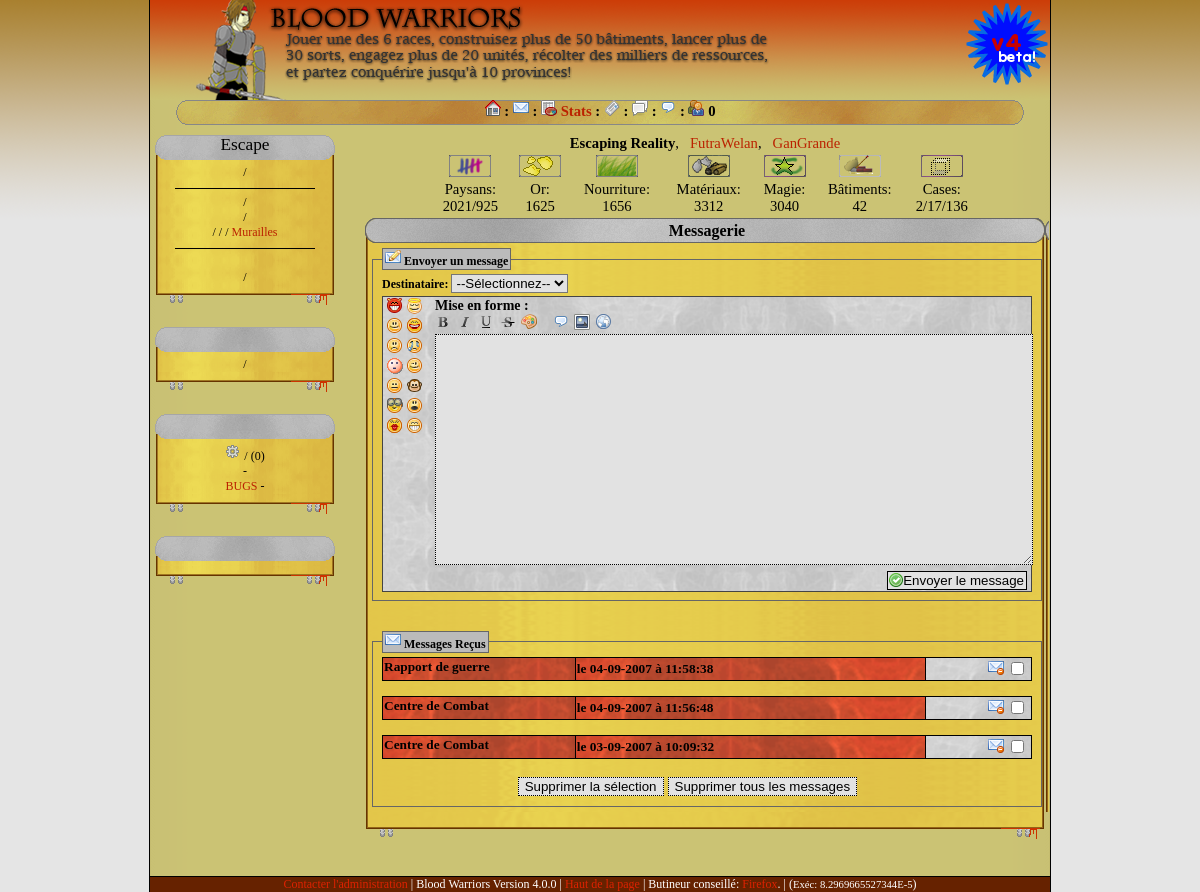
/index.php?p=mess (signed in), run on the app's committed database.
### tables this page shows
CREATE TABLE `joueurs` (
  `id` int(9) NOT NULL auto_increment,
  `login` varchar(30) NOT NULL default '',
  `password` varchar(255) NOT NULL default '',
  `pseudo` varchar(20) NOT NULL default '',
  `royaume` varchar(30) NOT NULL default '',
  `race` tinyint(1) unsigned NOT NULL default '0',
  `victoires` smallint(2) unsigned NOT NULL default '0',
  `pertes` smallint(2) unsigned NOT NULL default '0',
  `acceslvl` tinyint(1) unsigned NOT NULL default '0',
  `puissance` int(4) unsigned NOT NULL default '0',
  `theme` tinyint(2) NOT NULL default '0',
  `avatar` varchar(255) NOT NULL default '',
  `vacances` int(4) unsigned NOT NULL default '0',
  `ally_id` int(4) unsigned NOT NULL default '0',
  `ally_lvl` tinyint(1) unsigned NOT NULL default '0',
  `lang` varchar(5) NOT NULL default '',
  `user_session` int(4) unsigned NOT NULL default '0',
  `prenom` varchar(30) NOT NULL default '',
  `nom` varchar(30) NOT NULL default '',
  `email` varchar(60) NOT NULL default '',
  `activationtime` int(9) NOT NULL default '0',
  `decouverte` varchar(255) NOT NULL default '',
  `aut` varchar(15) NOT NULL default '100000000000001',
  PRIMARY KEY  (`id`)
);

CREATE TABLE `provinces` (
  `id` int(4) unsigned NOT NULL auto_increment,
  `id_joueur` int(4) unsigned NOT NULL default '0',
  `name` varchar(40) NOT NULL default '',
  `x` mediumint(3) unsigned NOT NULL default '0',
  `y` mediumint(3) unsigned NOT NULL default '0',
  `gold` smallint(2) unsigned NOT NULL default '0',
  `food` smallint(2) unsigned NOT NULL default '0',
  `stone` smallint(2) unsigned NOT NULL default '0',
  `wood` smallint(2) unsigned NOT NULL default '0',
  `mat` smallint(2) NOT NULL,
  `craft` smallint(2) unsigned NOT NULL default '0',
  `peasant` smallint(2) unsigned NOT NULL default '0',
  `etat` tinyint(1) unsigned NOT NULL default '0',
  `buildings` smallint(2) unsigned NOT NULL default '0',
  `cases_usuable` smallint(2) unsigned NOT NULL default '0',
  `cases_notusuable` smallint(2) unsigned NOT NULL default '0',
  `cases_total` smallint(2) unsigned NOT NULL default '0',
  `victoires` smallint(2) unsigned NOT NULL default '0',
  `pertes` smallint(3) unsigned NOT NULL default '0',
  `puissance` mediumint(3) unsigned NOT NULL default '0',
  `type_province` tinyint(1) unsigned NOT NULL default '0',
  `muraille_normal` tinyint(1) unsigned NOT NULL,
  `muraille_enchante` tinyint(1) unsigned NOT NULL,
  `muraille_magie` smallint(2) unsigned NOT NULL,
  `satisfaction` tinyint(1) unsigned NOT NULL,
  `esclaves` smallint(2) unsigned NOT NULL,
  PRIMARY KEY  (`id`)
);

CREATE TABLE `temp_paysans` (
  `id` bigint(8) unsigned NOT NULL auto_increment,
  `id_joueur` int(4) unsigned NOT NULL default '0',
  `section` float NOT NULL default '0',
  `nombre` smallint(2) NOT NULL default '0',
  `time` int(4) unsigned NOT NULL default '0',
  `id_province` int(4) unsigned NOT NULL default '0',
  `extra_info` varchar(50) NOT NULL,
  `esclave` enum('N','O') NOT NULL default 'N',
  PRIMARY KEY  (`id`)
);

CREATE TABLE `autres_smileys` (
  `id_smiley` int(11) NOT NULL auto_increment,
  `code` varchar(10) NOT NULL default '',
  `url_adresse` varchar(30) NOT NULL default '',
  PRIMARY KEY  (`id_smiley`)
);

CREATE TABLE `messages` (
  `id_message` int(4) unsigned NOT NULL auto_increment,
  `id_from` int(4) unsigned NOT NULL default '0',
  `id_to` int(4) unsigned NOT NULL default '0',
  `titre` varchar(30) NOT NULL,
  `message` longtext NOT NULL,
  `time` int(4) unsigned NOT NULL default '0',
  `nouveau` tinyint(1) unsigned NOT NULL default '0',
  `location` char(3) NOT NULL default '',
  `expiration` int(4) unsigned NOT NULL,
  PRIMARY KEY  (`id_message`)
);

### messagerie.php (the view, shortened to what the rows shown need)
<?php
include ('profil.php');
$lang_text = lang_include($Joueur->lang,'lang_messagerie');
echo "<form name=\"messagesend\" method=\"post\" action=\"?p=messmod&id=send\">\n";
bw_tableau_start($lang_text['TitleMess']);
bw_f_start(bw_icon('btn_newmail.png').$lang_text['send_title']);
echo "<strong>".$lang_text['to']."</strong>\n";
echo "		<select name=\"reciver\">\n";
echo "			<option value=\"\">--".$lang_text['select']."--</option>\n";
echo "		</select><br />\n";
include ('include/mise_en_forme.inc.php');
bw_afficheToolbar($lang_text['btn_send']);
bw_f_end();
echo "		</form><br />\n\n";
echo "		<form method=\"POST\" action=\"?p=messmod&id=delselection\">\n";
$Cpt = 0;
$sql = "SELECT a.*, b.pseudo FROM `messages` AS a LEFT JOIN joueurs AS b ON b.id = a.id_from WHERE `id_to` = '".$_SESSION['id_joueur']."' AND `location` = 'mes' ORDER BY id_message DESC" ;
$req = sql_query($sql);
$nombre = mysql_num_rows($req);
while($res = mysql_fetch_array($req))
{
	$ID_Mess = $res['id_message'];
	$FROM = $res['id_from'];
	?>
	<table class="newsmalltable">
	<tr>
		<th onclick="javascript:showHide('message_content_<?php echo $ID_Mess ; ?>');" valign="top" width="150px"><?php
			if($res['pseudo'] == '')
			{
				$Pseudo_Aff = (isset($lang_text['other_'.$FROM]) ? $lang_text['other_'.$FROM] : $lang_text['other_unfound']);
				echo $Pseudo_Aff;
			} else {
				$bln_PeutRep = true;
				$Pseudo_Aff = $res['pseudo'];
				echo "<a href=\"index.php?p=search2&joueurid=".$FROM."\">".$Pseudo_Aff."</a>";
			}
			?>
		<th onclick="javascript:showHide('message_content_<?php echo $ID_Mess; ?>');" width="275px" align="left" style="text-align: left;"><?php
		echo "le ".date($CONF['game_timeformat'], $res['time'])."</th>\n";
		echo "		<td onclick=\"javascript:element.chk_del".$Cpt.".checked='checked';\" width=\"75px\" align=\"right\" style=\"text-align: right;\">\n";
		echo "				<a href=\"index.php?p=messmod&id=del&num=".$ID_Mess."\">".bw_icon("btn_maildelete.png", $lang_text['delete'])."</a>";
		$Cpt ++;
		echo "<input type=\"checkbox\" name=\"chk_del".$Cpt."\" value=\"".$ID_Mess."\">\n";
		echo "		</th>\n";
		echo "	</tr>\n\n";
		echo "	</table>\n";
		echo "	<br />\n\n";
}
if ($nombre > 0)
{
	echo "<table width=\"100%\"><tr><td align=\"right\">\n";
	echo "	<input type=\"submit\" value=\"".$lang_text['del_select']."\">\n";
	echo "	</form>\n\n";
	echo "</td><td align=\"left\">\n";
	echo "	<form method=\"post\" action=\"?p=messmod&id=delall\">\n";
	echo "	<input type=\"submit\" value=\"".$lang_text['delall']."\">\n";
	echo "	</form>\n\n";
	echo "</td></tr></table>\n";
}
bw_tableau_end();
?>

### colonne.php (shortened to what the rows shown need)
<?php
if (session_is_registered("id_joueur") == false)
{
	?>
		<div class="colonne_top">Blood Warriors</div>
		<div class="colonne_main">
				<a href="?"><?php echo $lang_links['nocon_linkhome']; ?></a><br />
			<img src="images/trait.png" /><br />
				<a href="?p=faq"><?php echo $lang_links['nocon_linkfaq']; ?></a> /
				<a href="?p=regles"><?php echo $lang_links['rules']; ?></a><br />
			<img src="images/trait.png" /><br />
				<a href="?p=merci"><?php echo $lang_links['nocon_linkowner']; ?></a><br />
				<a href="?p=parte"><?php echo $lang_links['nocon_linklink']; ?></a><br />
				<a href="?p=download"><?php echo $lang_links['nocon_linkdown']; ?></a><br />
		</div>
		<div class="colonne_end"></div>
	<?php
		if ($CONF['game_status'] >= 1) { ?>
	<form name="form1" method="post" action="log.php">
		<div class="colonne_top"><?php echo $lang_links['nocon_title']; ?></div>
		<div class="colonne_main">
			<?php if($CONF['game_status'] >= 2) {
				echo "<p class=\"entoure\"><a href=\"?p=inscrip\">".$lang_links['nocon_linksub']."</a></p>\n";
			} ?>
			<div style="width: 80px; font-weight: bold;font-size: 8pt; float:left;">
				<?php echo $lang_links['nocon_login']; ?>
			</div>
			<div style=" float:left;">
				<input name="login" type="text" size="10">
			</div>
			<br style="clear: both;"/>
			<div style="width: 80px; font-weight: bold; font-size: 8pt; float:left;">
				<?php echo $lang_links['nocon_pwd']; ?>
			</div>
			<div style=" float:left;">
				<input name="mdp" type="password" size="10">
			</div>
			<br style="clear: both;"/>
			<?php echo $lang_links['nocon_auto']; ?>: <input type="checkbox" name="cookie" value="1" /><br />
			<input type="submit" name="Submit" value="<?php echo $lang_links['nocon_btn'];?>"><br />
			<a href="?p=lostpassword"><em><?php echo $lang_links['nocon_lost']; ?></em></a>
		</div>
		<div class="colonne_end"></div>
	</form>
	<?php } ?>
	<br />
<?php
}
else
{
	$MarcheR		= bw_batiavailable('marche', false);
	$FermR			= bw_batiavailable('ferme', false);
	$SortR			= bw_batiavailable('sorcelerie', false);
	$AllyR			= bw_batiavailable('auberge', false);
	$WoodMuraille	= bw_batiavailable(2);
	$StoneMuraille	= bw_batiavailable(29);
	$GranitMuraille	= bw_batiavailable(41);
	echo "			<div class=\"colonne_top\">\n";
	echo "				".$Joueur->pseudo;
	echo "\n			</div>\n";
	echo "			<div class=\"colonne_main\">\n";
	echo "				<a href=\"?p=index\">".$lang_links['index'].'</a> / <a href="?p=search2">'.$lang_links['search']."</a>";
	echo "				<br /><img src=\"images/trait.png\" /><br />\n";
	if($CONF['game_status'] >= 2) {
		echo "				<a href=\"?p=paysans\">".$lang_links['peasant']."</a> / ";
		echo " <a href=\"?p=const\">".$lang_links['const']."</a><br />\n";
		if($FermR == 1)	echo " / <a href=\"?p=bsp_terrain\">".$lang_links['land']."</a>";
		echo "<br />";
		if($MarcheR == 1)	echo " / <a href=\"?p=bsp_marche\">".$lang_links['market']."</a>";
		if($SortR == 1)	echo " / <a href=\"?p=bsp_sort\">".$lang_links['sorcery']."</a>";
		if($WoodMuraille || $StoneMuraille || $GranitMuraille) echo " / <a href=\"?p=bsp_murailles\">Murailles</a>";
		echo "\n				<br /><img src=\"images/trait.png\" /><br />\n";
		echo "				<a href=\"?p=unites\">".$lang_links['unites']."</a><br />\n";
		echo "				<a href=\"?p=war\">".$lang_links['war']."</a> / ";
		echo "<a href=\"?p=scores\">".$lang_links['scores']."</a><br />\n";
	}
	echo "			</div>\n";
	echo "			<div class=\"colonne_end\"></div>\n";
	echo "			<br />\n\n";
	if($AllyR == 1 && $CONF['game_status'] >= 2)
	{
		echo "			<div class=\"colonne_top\">".$lang_links['allyhead']."</div>\n";
		echo "			<div class=\"colonne_main\">\n";
		if($Joueur->ally_id != 0)
		{
			echo '				<a href="index.php?p=ally_news">'.$lang_links['allynews'].'</a> / ';
			echo '				<a href="index.php?p=forum2&theme=9">'.$lang_links['allyforum']."</a><br />\n";
		}
		else
		{
			echo "				<a href=\"index.php?p=ally_none\">".$lang_links['allysearch']."</a>\n";
		}
		echo "			</div>\n";
		echo "			<div class=\"colonne_end\">&nbsp;</div>\n";
		echo "			<br />\n\n";
	}
	echo "			<div class=\"colonne_top\">".$lang_links['title2']."</div>\n";
	echo "			<div class=\"colonne_main\">\n";
	echo '				<img src="images/icons/icon_parametres.png" alt="admin" /><a href="index.php?p=para">'.$lang_links['conf'].'</a> / <a href="index.php?p=memo">'.$lang_links['memos'].'</a>';
	$sqlmemo = "SELECT id_message FROM messages WHERE location = 'meo' AND id_from = '".$_SESSION['id_joueur']."'";
	$reqmemo = sql_query($sqlmemo);
	$nbrmemo = mysql_num_rows($reqmemo);
	echo ' ('.$nbrmemo.')<br />';
	echo '				<a href="index.php?p=faq">'.$lang_links['FAQ'].'</a> - <a href="index.php?p=regles">'.$lang_links['rules']."</a><br />\n";
	echo "				<a href=\"?p=errors\">BUGS</a> - \n";
	echo "			</div>\n";
	echo "			<div class=\"colonne_end\">&nbsp;</div>\n";
	echo "			<br />\n\n";
	if($_SESSION['aut'][1] == 1)
	{
		echo "			<div class=\"colonne_top\">".$lang_links['title3']."</div>\n";
		echo "			<div class=\"colonne_main\">\n";
		echo "			</div>\n";
		echo "			<div class=\"colonne_end\">&nbsp;</div>\n";
		echo "			<br />\n";
	}
}
?>

### profil.php (shortened to what the rows shown need)
<?php
$sql = "SELECT * FROM provinces WHERE id = '".$_SESSION['id_province']."' AND id_joueur = '".$_SESSION['id_joueur']."'";
$req = sql_query($sql);
$nbr = mysql_num_rows($req);
if ($nbr == 0) { echo "erreur"; exit; }
else
{
	$Res_Ressources = mysql_fetch_array($req);
	$sqlp = "SELECT nombre FROM `temp_paysans` WHERE `id_joueur` = '".$_SESSION['id_joueur']."' AND section = '0' AND id_province = '".$_SESSION['id_province']."'";
	$reqp = sql_query($sqlp);
	$resp = mysql_fetch_array($reqp);
	$pdispo = $resp['nombre'];
	echo "<center>\n";
	if (!isset($_GET['p'])) $PageEnCour = "index";
	else $PageEnCour = $_GET['p'];
	$reqProvinces = sql_query("SELECT `name`, `id`, `x`, `y` FROM provinces WHERE id_joueur = '".$_SESSION['id_joueur']."' ORDER BY `name` ASC");
	$cpt = 0;
	while($resProvinces = mysql_fetch_array($reqProvinces))
	{
		echo ($cpt > 0 ? ', &nbsp ' : null);
		if($resProvinces['id'] == $_SESSION['id_province']) {
			echo "<strong>".$resProvinces['name']."</strong>";
		} else {
			echo "<a href=\"?p=".$PageEnCour."&idprovince=".$resProvinces['id']."\">".$resProvinces['name']."</a>";
		}
		$cpt++;
	}
	echo "<br />\n";
	echo "<table width=\"550px\" border=\"0\">\n";
	echo "<tr>\n";
	echo "	<td style=\"text-align:center\">";
	echo "<img src=\"images/icons/peasant.png\" alt=\"".$lang_over['r_peasant']."\" title=\"".$lang_over['r_peasant']."\"/><br />".$lang_over['r_peasant'].":<br />".$pdispo."/".$Res_Ressources['peasant']."</td>\n";
	$Array = array('gold', 'food', 'mat', 'craft', 'buildings');
	for($i = 0; $i < count($Array); $i++)
	{
		echo "	<td style=\"text-align:center\"><img src=\"images/icons/".$Array[$i].".png\" alt=\"".$lang_over['r_'.$Array[$i]]."\" title=\"".$lang_over['r_'.$Array[$i]]."\"/><br />";
		echo $lang_over['r_'.$Array[$i]].':<br />'.$Res_Ressources[$Array[$i]]."</td>\n";
	}
	echo "	<td style=\"text-align:center\">";
	echo "<img src=\"images/icons/cases.png\" alt=\"".$lang_over['r_cases']."\" title=\"".$lang_over['r_cases']."\"/><br />".$lang_over['r_cases'].":<br />".$Res_Ressources['cases_usuable']."/".$Res_Ressources['cases_notusuable']."/".$Res_Ressources['cases_total']."</td>\n";
	echo "</tr></table>\n\n";
}
?>

### include/fonction.php (shortened to what the rows shown need)
<?php
function sql_query($val)
{
	$ret = mysql_query($val) or print(bw_error("Erreur SQL !<br />".$val."<br />".mysql_error()));
	return $ret;
}
function sql_rows($val)
{
	$ret = mysql_num_rows($val);
	return $ret;
}
function sql_array($val)
{
	$ret = mysql_fetch_assoc($val);
	return $ret;
}
function lang_include($lang, $fichier)
{
	foreach ($lang as $element => $valeur)
	{
		$current_lang_array[$element] = stripslashes($valeur);
	}
	return $current_lang_array;
}
function bw_batiavailable($Bat, $id = true)
{
	$sql_bativ = "SELECT life, life_total FROM batiments WHERE ".($id ? 'id_batiment' : 'codename')." = '".$Bat."' AND id_joueur = '".$_SESSION['id_joueur']."' AND id_province = '".$_SESSION['id_province']."' AND value >= '1'";
	$req_bativ = sql_query($sql_bativ);
	if(sql_rows($req_bativ) > 0)
	{
		$res_bativ = sql_array($req_bativ);
		$Min_Life = floor($res_bativ['life_total']*$GLOBALS['CONF']['bati_min_life']);
		if($res_bativ['life'] >= $Min_Life)
			return true;
	}
	return false;
}
function bw_tableau_start($title)
{
	echo "	<table class=\"newtable\"><tr>\n";
	echo "		<td class=\"newtitre\">".$title."</td>\n";
	echo "	</tr><tr>\n";
	echo "		<td class=\"newcontenu\">\n";
}
function bw_tableau_end()
{
	echo "	</tr><tr>\n";
	echo "		<td class=\"newfin\">&nbsp;</td>\n";
	echo "	</tr></table>\n";
}
function bw_f_start($Text, $Img = '', $align = '')
{
	echo '<fieldset '.($align != '' ? 'style="text-align:'.$align.';"' : '').">\n";
	echo "	<legend>".($Img != '' ? "<img src=\"images/".$Img."\" alt=\"".$Img."\" /> " : "").$Text."</legend>\n";
}
function bw_f_end()
{
	echo "</fieldset><br />\n";
}
function bw_icon($Img, $Title = '')
{
	$ret = "<img src=\"images/icons/".$Img."\" alt=\"".$Img."\" ".($Title != '' ? "title=\"".$Title."\" " : '')."/> ";
	return $ret;
}
?>

### include/mise_en_forme.inc.php (shortened to what the rows shown need)
<?php
function bw_afficheToolbar($submit, $text = '', $titleZone = false, $title = '')
{
	?>
	<table class="tbl_message">
	<tr>
		<td rowspan="2" width="40px" valign="top">
		<?php
		$sqlsmileys = "SELECT * FROM `autres_smileys` ORDER BY `id_smiley` ASC";
		$reqsmileys = mysql_query($sqlsmileys);
		$cpt = 0;
		while($ressmileys = mysql_fetch_array($reqsmileys))
		{
			echo "<a href=\"javascript:emoticon(document.getElementById('commentaire'), '".$ressmileys['code']."')\"><img src=\"smiles/icon_".$ressmileys['url_adresse'].".png\" border=\"0\"/></a>";
			$cpt ++;
			echo ($cpt % 2 == 0 ? "<br />\n": "&nbsp");
		}
		?>
		</td>
		<td>
		<strong>Mise en forme :</strong><br />
		<textarea rows="15" style="width:100%" name="commentaire" id="commentaire"><?php echo $text; ?></textarea>
		</td>
	</tr>
	<tr>
		<td colspan="2" style="text-align:right;"><input class="valide" type="submit" value="<?php echo $submit; ?>" /></td>
	</tr>
	</table>
<?php
}
?>

### data on the page
joueurs: pseudo "Escape", lang "Destinataire:", lang "Supprimer la sélection", lang "Supprimer tous les messages"
provinces: name "Escaping Reality", peasant "925", gold "1625", food "1656", mat "3312", craft "3040", buildings "42", cases_usuable "2", cases_notusuable "17", cases_total "136"
provinces: name "FutraWelan"
provinces: name "GanGrande"
temp_paysans: nombre "2021"
autres_smileys: url_adresse (picture)
autres_smileys: url_adresse (picture)
autres_smileys: url_adresse (picture)
autres_smileys: url_adresse (picture)
autres_smileys: shows a picture
autres_smileys: shows a picture
autres_smileys: url_adresse (picture)
autres_smileys: url_adresse (picture)
autres_smileys: url_adresse (picture)
autres_smileys: url_adresse (picture)
autres_smileys: url_adresse (picture)
autres_smileys: url_adresse (picture)
autres_smileys: url_adresse (picture)
autres_smileys: url_adresse (picture)
messages: id_from.lang "Rapport de guerre", time "04-09-2007 à 11:58:38"
messages: id_from.lang "Centre de Combat", time "04-09-2007 à 11:56:48"
messages: id_from.lang "Centre de Combat", time "03-09-2007 à 10:09:32"

### other printed values
$Connectes "0"
$nbrmemo "0"
$lang_over['r_peasant'] "Paysans"
$lang_over['r_'.$Array[$i]] "Or"
$lang_over['r_'.$Array[$i]] "Nourriture"
$lang_over['r_'.$Array[$i]] "Matériaux"
$lang_over['r_'.$Array[$i]] "Magie"
$lang_over['r_'.$Array[$i]] "Bâtiments"
$lang_over['r_cases'] "Cases"
$title "Messagerie"
$Text "Envoyer un message Messages Reçus"
$CONF['game_version'] "4.0.0"
$MicroTime['final'] "8.2969665527344E-5"
